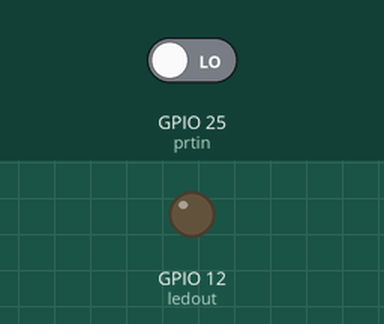
The program below on a simulated Raspberry Pi (BCM pin numbers). On the bench: output pins drawn as LEDs (lit = HIGH). The test bench sets the inputs (shaded band); at power-on: GPIO 25 (prtin) LOW.

Above: at 1.2 s.
1.3 s: GPIO 25 (prtin) driven HIGH
At 1.8 s:
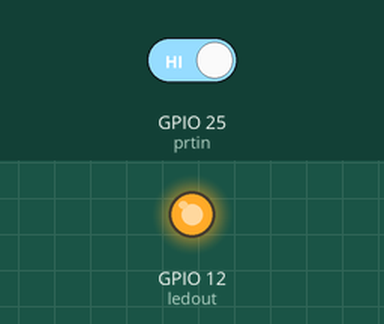
2.8 s: GPIO 25 (prtin) driven LOW
At 4.1 s:
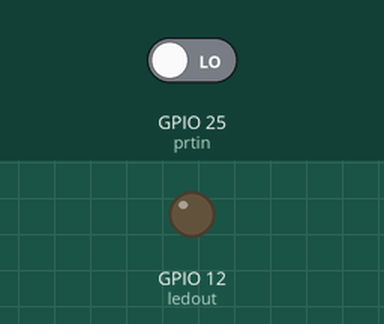
Timing chart, 0 to 5.8 s (numbered marks = the images above; inputs shaded):
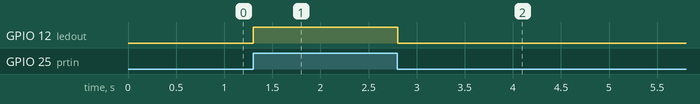

The program:

prtor.py
```python
#!/usr/bin/python3
# encoding: utf-8

# 光敏电阻应用
# 遮挡LED亮，放开LED灭

import RPi.GPIO as GPIO
import time

prtin = 25
ledout = 12

GPIO.setwarnings(False)
GPIO.setmode(GPIO.BCM)
GPIO.setup(prtin, GPIO.IN)
GPIO.setup(ledout, GPIO.OUT)

GPIO.output(ledout, GPIO.LOW)
while True:
    if GPIO.input(prtin) == 1:           # 被遮挡
        GPIO.output(ledout, GPIO.HIGH)   # LED亮
    else:
        GPIO.output(ledout, GPIO.LOW)
    time.sleep(0.01)
```

Measured:
- after the input at 1.3 s, GPIO 12 (ledout): LOW → HIGH at once
- after the input at 2.8 s, GPIO 12 (ledout): HIGH → LOW at once
